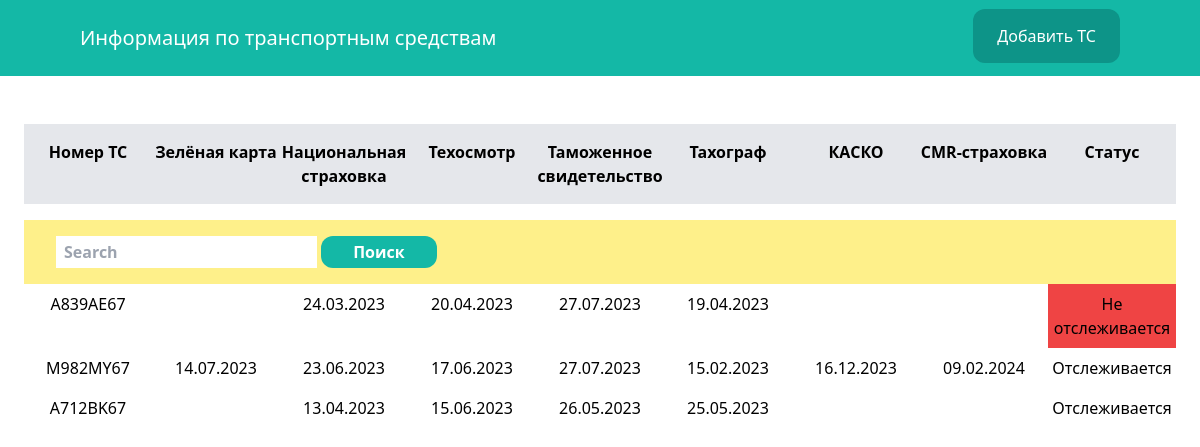
Before: /api/ts/ with the older database file.
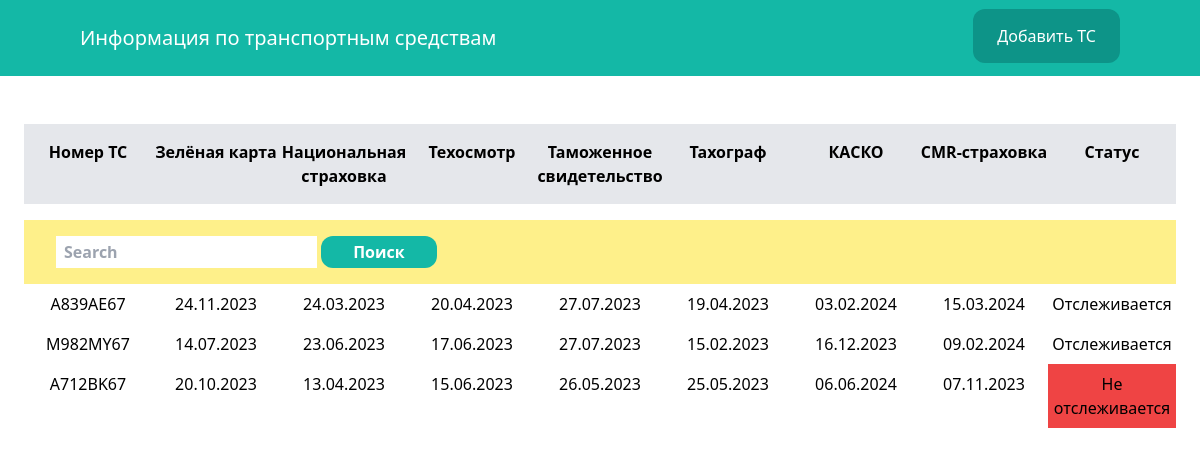
After: the same page with the newer database file.
### database/models.py (models this page shows, shortened)
class Car(models.Model):
    number = models.CharField(verbose_name='Номер авто', max_length=10)
    green_card = models.DateField(verbose_name='Зелёнка', blank=True, null=True)
    strahovka = models.DateField(verbose_name='Страховка', blank=True, null=True)
    tehosmotr = models.DateField(verbose_name='Техосмотр', blank=True, null=True)
    tahograf = models.DateField(verbose_name='Тахограф', blank=True, null=True)
    tamogennoye = models.DateField(verbose_name='Таможенное', blank=True, null=True)
    kasko = models.DateField(verbose_name='КАСКО', blank=True, null=True)
    cmr_strahovka = models.DateField(verbose_name='CMR-страховка', blank=True, null=True)
    active = models.BooleanField(verbose_name='Отслеживать?', default=True)
    class Meta:
        verbose_name = 'Транспортное средство'
        verbose_name_plural = 'Транспортные средства'

### database/views.py (the view)
# urls.py: path('ts/', cars, name='cars'),
def cars(request):
    search_by = request.GET.get('search_by')
    query = request.GET.get('query')
    if query:
        if search_by == "number":
            cars = Car.objects.filter(number__icontains=query)
    else:
        cars = Car.objects.all()
    return render(request, 'database/cars.html', {'cars': cars})

### database/templates/database/cars.html (shortened to what this page needs)
{% extends 'database/base.html'%}
{% block content %}
    <div class="mb-4 py-6 px-6">
        {% if cars %}
            <div class="mt-6 flex justify-between">
                <p class="py-4 text-center bg-gray-200 font-semibold w-full">Номер ТС</p>
                <p class="py-4 text-center bg-gray-200 font-semibold w-full">Зелёная карта</p>
                <p class="py-4 text-center bg-gray-200 font-semibold w-full">Национальная страховка</p>
                <p class="py-4 text-center bg-gray-200 font-semibold w-full">Техосмотр</p>
                <p class="py-4 text-center bg-gray-200 font-semibold w-full">Таможенное свидетельство</p>
                <p class="py-4 text-center bg-gray-200 font-semibold w-full">Тахограф</p>
                <p class="py-4 text-center bg-gray-200 font-semibold w-full">КАСКО</p>
                <p class="py-4 text-center bg-gray-200 font-semibold w-full">CMR-страховка</p>
                <p class="py-4 text-center bg-gray-200 font-semibold w-full">Статус</p>
            </div>
            <div class="mt-4 flex justify-between">
                <form class="form-inline py-4 px-8 bg-yellow-200 font-semibold w-full" action="{% url 'cars' %}">
                    <input class="form-control py-1 px-2" type="search" placeholder="Search" aria-label="Search" name="query">
                    <button class="btn btn-success py-1 px-8 bg-teal-500 text-white rounded-xl" type="submit">Поиск</button>
                </form>
            </div>
            {% for car in cars %}
                <div class="flex justify-between">
                    <p class="py-2 text-center w-full">
                        <a href="{% url 'car_edit' car.id %}"> {{ car.number }} </a>
                    </p>
                    <p class="py-2 text-center w-full">{{ car.green_card|date:"d.m.Y" }}</p>
                    <p class="py-2 text-center w-full">{{ car.strahovka|date:"d.m.Y" }}</p>
                    <p class="py-2 text-center w-full">{{ car.tehosmotr|date:"d.m.Y" }}</p>
                    <p class="py-2 text-center w-full">{{ car.tahograf|date:"d.m.Y" }}</p>
                    <p class="py-2 text-center w-full">{{ car.tamogennoye|date:"d.m.Y" }}</p>
                    <p class="py-2 text-center w-full">{{ car.kasko|date:"d.m.Y" }}</p>
                    <p class="py-2 text-center w-full">{{ car.cmr_strahovka|date:"d.m.Y" }}</p>
                    {% if car.active == True %}
                        <p class="py-2 text-center w-full">Отслеживается</p>
                    {% else %}
                        <p class="py-2 text-center bg-red-500 w-full">Не отслеживается</p>
                    {% endif %}
                </div>
            {% endfor %}
        {% else %}
            <p class="mt-6 px-2">There are no cards in the database yet...</p>
        {% endif %}
    </div>
{% endblock %}

### database/templates/database/base.html (shortened to what this page needs)
<!doctype html>
<html>
    <head>
      <script src="https://cdn.tailwindcss.com"></script>
    </head>
    <body>
      <nav class="py-6 px-20 flex justify-between bg-teal-500">
          <a href="{% url 'cars' %}" class="text-white text-xl">Информация по транспортным средствам</a>
          <div class="space-x-4">
              <a href="{% url 'add_car' %}" class="py-4 px-6 bg-teal-600 rounded-xl text-white">Добавить ТС</a>
          </div>
      </nav>
    {% block content %}
    {% endblock %}
    </body>
</html>

Changed rows visible on the page:
changed Car "A839AE67": green_card (not shown) → "24.11.2023"; kasko (not shown) → "03.02.2024"; cmr_strahovka (not shown) → "15.03.2024"; active "Не отслеживается" → "Отслеживается"
changed Car "A712BK67": green_card (not shown) → "20.10.2023"; kasko (not shown) → "06.06.2024"; cmr_strahovka (not shown) → "07.11.2023"; active "Отслеживается" → "Не отслеживается"
